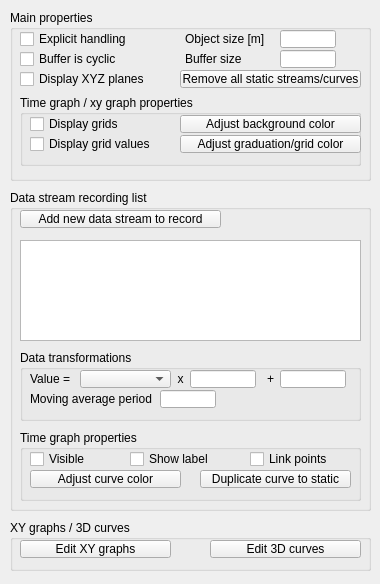
<?xml version="1.0" encoding="UTF-8"?>
<ui version="4.0">
 <class>CQDlgGraphs</class>
 <widget class="QDialog" name="CQDlgGraphs">
  <property name="geometry">
   <rect>
    <x>0</x>
    <y>0</y>
    <width>380</width>
    <height>584</height>
   </rect>
  </property>
  <property name="windowTitle">
   <string>Graph Properties</string>
  </property>
  <property name="locale">
   <locale language="English" country="UnitedStates"/>
  </property>
  <widget class="QGroupBox" name="groupBox">
   <property name="geometry">
    <rect>
     <x>10</x>
     <y>10</y>
     <width>361</width>
     <height>171</height>
    </rect>
   </property>
   <property name="title">
    <string>Main properties</string>
   </property>
   <property name="flat">
    <bool>false</bool>
   </property>
   <widget class="QCheckBox" name="qqExplicitHandling">
    <property name="geometry">
     <rect>
      <x>10</x>
      <y>20</y>
      <width>151</width>
      <height>18</height>
     </rect>
    </property>
    <property name="focusPolicy">
     <enum>Qt::StrongFocus</enum>
    </property>
    <property name="text">
     <string>Explicit handling</string>
    </property>
   </widget>
   <widget class="QCheckBox" name="qqShowXYZPlanes">
    <property name="geometry">
     <rect>
      <x>10</x>
      <y>60</y>
      <width>151</width>
      <height>18</height>
     </rect>
    </property>
    <property name="focusPolicy">
     <enum>Qt::StrongFocus</enum>
    </property>
    <property name="text">
     <string>Display XYZ planes</string>
    </property>
   </widget>
   <widget class="QCheckBox" name="qqBufferIsCyclic">
    <property name="geometry">
     <rect>
      <x>10</x>
      <y>40</y>
      <width>151</width>
      <height>18</height>
     </rect>
    </property>
    <property name="focusPolicy">
     <enum>Qt::StrongFocus</enum>
    </property>
    <property name="text">
     <string>Buffer is cyclic</string>
    </property>
   </widget>
   <widget class="QLabel" name="label">
    <property name="geometry">
     <rect>
      <x>175</x>
      <y>20</y>
      <width>91</width>
      <height>18</height>
     </rect>
    </property>
    <property name="text">
     <string>Object size [m]</string>
    </property>
   </widget>
   <widget class="QLineEdit" name="qqObjectSize">
    <property name="geometry">
     <rect>
      <x>270</x>
      <y>20</y>
      <width>56</width>
      <height>18</height>
     </rect>
    </property>
   </widget>
   <widget class="QLabel" name="label_2">
    <property name="geometry">
     <rect>
      <x>175</x>
      <y>40</y>
      <width>91</width>
      <height>18</height>
     </rect>
    </property>
    <property name="text">
     <string>Buffer size</string>
    </property>
   </widget>
   <widget class="QLineEdit" name="qqBufferSize">
    <property name="geometry">
     <rect>
      <x>270</x>
      <y>40</y>
      <width>56</width>
      <height>18</height>
     </rect>
    </property>
   </widget>
   <widget class="QToolButton" name="qqRemoveAllStatics">
    <property name="geometry">
     <rect>
      <x>170</x>
      <y>60</y>
      <width>181</width>
      <height>18</height>
     </rect>
    </property>
    <property name="focusPolicy">
     <enum>Qt::StrongFocus</enum>
    </property>
    <property name="text">
     <string>Remove all static streams/curves</string>
    </property>
   </widget>
   <widget class="QGroupBox" name="groupBox_2">
    <property name="geometry">
     <rect>
      <x>10</x>
      <y>85</y>
      <width>341</width>
      <height>71</height>
     </rect>
    </property>
    <property name="title">
     <string>Time graph / xy graph properties</string>
    </property>
    <property name="flat">
     <bool>false</bool>
    </property>
    <widget class="QCheckBox" name="qqDisplayGrids">
     <property name="geometry">
      <rect>
       <x>10</x>
       <y>20</y>
       <width>131</width>
       <height>18</height>
      </rect>
     </property>
     <property name="focusPolicy">
      <enum>Qt::StrongFocus</enum>
     </property>
     <property name="text">
      <string>Display grids</string>
     </property>
    </widget>
    <widget class="QCheckBox" name="qqDisplayGridValues">
     <property name="geometry">
      <rect>
       <x>10</x>
       <y>40</y>
       <width>151</width>
       <height>18</height>
      </rect>
     </property>
     <property name="focusPolicy">
      <enum>Qt::StrongFocus</enum>
     </property>
     <property name="text">
      <string>Display grid values</string>
     </property>
    </widget>
    <widget class="QToolButton" name="qqAdjustBackgroundColor">
     <property name="geometry">
      <rect>
       <x>160</x>
       <y>20</y>
       <width>181</width>
       <height>18</height>
      </rect>
     </property>
     <property name="focusPolicy">
      <enum>Qt::StrongFocus</enum>
     </property>
     <property name="text">
      <string>Adjust background color</string>
     </property>
    </widget>
    <widget class="QToolButton" name="qqAdjustGridColor">
     <property name="geometry">
      <rect>
       <x>160</x>
       <y>40</y>
       <width>181</width>
       <height>18</height>
      </rect>
     </property>
     <property name="focusPolicy">
      <enum>Qt::StrongFocus</enum>
     </property>
     <property name="text">
      <string>Adjust graduation/grid color</string>
     </property>
    </widget>
   </widget>
  </widget>
  <widget class="QGroupBox" name="groupBox_4">
   <property name="geometry">
    <rect>
     <x>10</x>
     <y>190</y>
     <width>361</width>
     <height>321</height>
    </rect>
   </property>
   <property name="title">
    <string>Data stream recording list</string>
   </property>
   <property name="flat">
    <bool>false</bool>
   </property>
   <widget class="QListWidget" name="qqRecordingList">
    <property name="geometry">
     <rect>
      <x>10</x>
      <y>50</y>
      <width>341</width>
      <height>101</height>
     </rect>
    </property>
   </widget>
   <widget class="QGroupBox" name="groupBox_5">
    <property name="geometry">
     <rect>
      <x>10</x>
      <y>160</y>
      <width>341</width>
      <height>71</height>
     </rect>
    </property>
    <property name="title">
     <string>Data transformations</string>
    </property>
    <property name="flat">
     <bool>false</bool>
    </property>
    <widget class="QLabel" name="label_3">
     <property name="geometry">
      <rect>
       <x>10</x>
       <y>20</y>
       <width>51</width>
       <height>18</height>
      </rect>
     </property>
     <property name="text">
      <string>Value = </string>
     </property>
    </widget>
    <widget class="QComboBox" name="qqTransformationCombo">
     <property name="geometry">
      <rect>
       <x>60</x>
       <y>20</y>
       <width>91</width>
       <height>18</height>
      </rect>
     </property>
    </widget>
    <widget class="QLabel" name="label_4">
     <property name="geometry">
      <rect>
       <x>150</x>
       <y>20</y>
       <width>21</width>
       <height>18</height>
      </rect>
     </property>
     <property name="text">
      <string>x</string>
     </property>
     <property name="alignment">
      <set>Qt::AlignCenter</set>
     </property>
    </widget>
    <widget class="QLineEdit" name="qqTransformationCoeff">
     <property name="geometry">
      <rect>
       <x>170</x>
       <y>20</y>
       <width>66</width>
       <height>18</height>
      </rect>
     </property>
    </widget>
    <widget class="QLabel" name="label_5">
     <property name="geometry">
      <rect>
       <x>240</x>
       <y>20</y>
       <width>21</width>
       <height>18</height>
      </rect>
     </property>
     <property name="text">
      <string>+</string>
     </property>
     <property name="alignment">
      <set>Qt::AlignCenter</set>
     </property>
    </widget>
    <widget class="QLineEdit" name="qqTransformationOffset">
     <property name="geometry">
      <rect>
       <x>260</x>
       <y>20</y>
       <width>66</width>
       <height>18</height>
      </rect>
     </property>
    </widget>
    <widget class="QLabel" name="label_6">
     <property name="geometry">
      <rect>
       <x>10</x>
       <y>40</y>
       <width>131</width>
       <height>18</height>
      </rect>
     </property>
     <property name="text">
      <string>Moving average period</string>
     </property>
    </widget>
    <widget class="QLineEdit" name="qqMovingAveragePeriod">
     <property name="geometry">
      <rect>
       <x>140</x>
       <y>40</y>
       <width>56</width>
       <height>18</height>
      </rect>
     </property>
    </widget>
   </widget>
   <widget class="QGroupBox" name="groupBox_6">
    <property name="geometry">
     <rect>
      <x>10</x>
      <y>240</y>
      <width>341</width>
      <height>71</height>
     </rect>
    </property>
    <property name="title">
     <string>Time graph properties</string>
    </property>
    <property name="flat">
     <bool>false</bool>
    </property>
    <widget class="QCheckBox" name="qqTimeGraphVisible">
     <property name="geometry">
      <rect>
       <x>10</x>
       <y>20</y>
       <width>101</width>
       <height>18</height>
      </rect>
     </property>
     <property name="focusPolicy">
      <enum>Qt::StrongFocus</enum>
     </property>
     <property name="text">
      <string>Visible</string>
     </property>
    </widget>
    <widget class="QCheckBox" name="qqShowLabel">
     <property name="geometry">
      <rect>
       <x>110</x>
       <y>20</y>
       <width>121</width>
       <height>18</height>
      </rect>
     </property>
     <property name="focusPolicy">
      <enum>Qt::StrongFocus</enum>
     </property>
     <property name="text">
      <string>Show label</string>
     </property>
    </widget>
    <widget class="QCheckBox" name="qqLinkPoints">
     <property name="geometry">
      <rect>
       <x>230</x>
       <y>20</y>
       <width>111</width>
       <height>18</height>
      </rect>
     </property>
     <property name="focusPolicy">
      <enum>Qt::StrongFocus</enum>
     </property>
     <property name="text">
      <string>Link points</string>
     </property>
    </widget>
    <widget class="QToolButton" name="qqAdjustCurveColor">
     <property name="geometry">
      <rect>
       <x>10</x>
       <y>40</y>
       <width>151</width>
       <height>18</height>
      </rect>
     </property>
     <property name="focusPolicy">
      <enum>Qt::StrongFocus</enum>
     </property>
     <property name="text">
      <string>Adjust curve color</string>
     </property>
    </widget>
    <widget class="QToolButton" name="qqDuplicateToStatic">
     <property name="geometry">
      <rect>
       <x>180</x>
       <y>40</y>
       <width>151</width>
       <height>18</height>
      </rect>
     </property>
     <property name="focusPolicy">
      <enum>Qt::StrongFocus</enum>
     </property>
     <property name="text">
      <string>Duplicate curve to static</string>
     </property>
    </widget>
   </widget>
   <widget class="QToolButton" name="qqAddNewDataStream">
    <property name="geometry">
     <rect>
      <x>10</x>
      <y>20</y>
      <width>201</width>
      <height>18</height>
     </rect>
    </property>
    <property name="focusPolicy">
     <enum>Qt::StrongFocus</enum>
    </property>
    <property name="text">
     <string>Add new data stream to record</string>
    </property>
   </widget>
  </widget>
  <widget class="QGroupBox" name="groupBox_7">
   <property name="geometry">
    <rect>
     <x>10</x>
     <y>520</y>
     <width>361</width>
     <height>51</height>
    </rect>
   </property>
   <property name="title">
    <string>XY graphs / 3D curves</string>
   </property>
   <property name="flat">
    <bool>false</bool>
   </property>
   <widget class="QToolButton" name="qqEditXYGraphs">
    <property name="geometry">
     <rect>
      <x>10</x>
      <y>20</y>
      <width>151</width>
      <height>18</height>
     </rect>
    </property>
    <property name="focusPolicy">
     <enum>Qt::StrongFocus</enum>
    </property>
    <property name="text">
     <string>Edit XY graphs</string>
    </property>
   </widget>
   <widget class="QToolButton" name="qqEdit3DCurves">
    <property name="geometry">
     <rect>
      <x>200</x>
      <y>20</y>
      <width>151</width>
      <height>18</height>
     </rect>
    </property>
    <property name="focusPolicy">
     <enum>Qt::StrongFocus</enum>
    </property>
    <property name="text">
     <string>Edit 3D curves</string>
    </property>
   </widget>
  </widget>
 </widget>
 <tabstops>
  <tabstop>qqExplicitHandling</tabstop>
  <tabstop>qqObjectSize</tabstop>
  <tabstop>qqBufferIsCyclic</tabstop>
  <tabstop>qqBufferSize</tabstop>
  <tabstop>qqShowXYZPlanes</tabstop>
  <tabstop>qqRemoveAllStatics</tabstop>
  <tabstop>qqDisplayGrids</tabstop>
  <tabstop>qqAdjustBackgroundColor</tabstop>
  <tabstop>qqDisplayGridValues</tabstop>
  <tabstop>qqAdjustGridColor</tabstop>
  <tabstop>qqAddNewDataStream</tabstop>
  <tabstop>qqRecordingList</tabstop>
  <tabstop>qqTransformationCombo</tabstop>
  <tabstop>qqTransformationCoeff</tabstop>
  <tabstop>qqTransformationOffset</tabstop>
  <tabstop>qqMovingAveragePeriod</tabstop>
  <tabstop>qqTimeGraphVisible</tabstop>
  <tabstop>qqShowLabel</tabstop>
  <tabstop>qqLinkPoints</tabstop>
  <tabstop>qqAdjustCurveColor</tabstop>
  <tabstop>qqDuplicateToStatic</tabstop>
  <tabstop>qqEditXYGraphs</tabstop>
  <tabstop>qqEdit3DCurves</tabstop>
 </tabstops>
 <resources/>
 <connections/>
</ui>
